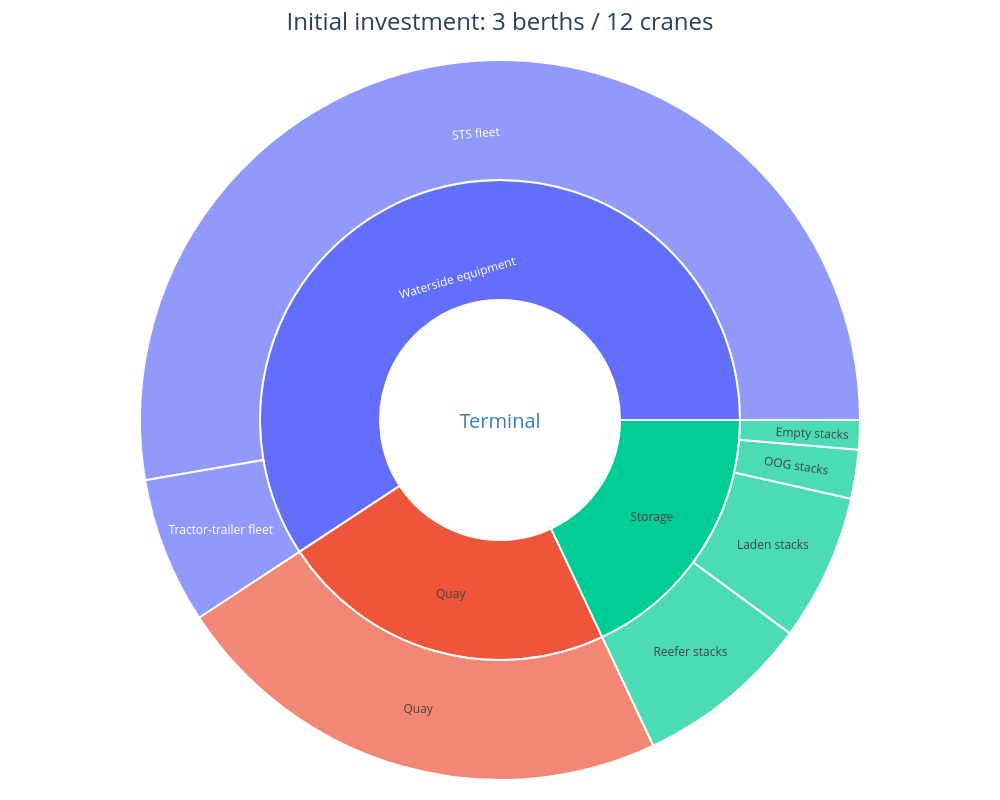

Notebook cell for this chart:
### Markdown cell above
### Initial investment breakdown

For `selected` (the wider-economic choice above), this sunburst shows **undiscounted initial CAPEX in USD**, grouped into quay, waterside equipment and storage. Replacement investments, operating costs and residual value are excluded. Fleet and stack values already include their quantities. Click a sector to explore its breakdown.

### Code cell
selected_inventory = inventories[selected]
asset_groups = {name: ('Quay' if name == 'Quay' else
                       'Storage' if row['type'] == 'Storage stack' else 'Waterside equipment')
                for name, row in selected_inventory.iterrows()}
investment_ids, investment_labels, investment_parents, investment_values = ['terminal'], ['Terminal'], [''], [selected_inventory['initial CAPEX USD'].sum()]
for group in dict.fromkeys(asset_groups.values()):
    members = [name for name, parent in asset_groups.items() if parent == group]
    investment_ids.append(f'group/{group}')
    investment_labels.append(group)
    investment_parents.append('terminal')
    investment_values.append(selected_inventory.loc[members, 'initial CAPEX USD'].sum())
    for name in members:
        investment_ids.append(f'asset/{name}')
        investment_labels.append(name)
        investment_parents.append(f'group/{group}')
        investment_values.append(selected_inventory.loc[name, 'initial CAPEX USD'])
investment_sunburst = opentesim.plot.create_sunburst_plot(
    investment_labels, investment_parents, investment_values,
    title=f'Initial investment: {selected[0]} berths / {selected[1]} cranes',
    hovertemplate='%{label}<br>USD %{value:,.0f}<br>%{percentRoot:.1%} of total<extra></extra>')
investment_sunburst.update_traces(ids=investment_ids)
investment_sunburst.show()

### Figure 1 — Plotly figure (JSON) as saved in the notebook; plotly's stock layout.template omitted (floating-point values rounded to 4 significant figures)
{"data": [{"branchvalues": "total", "hovertemplate": "%{label}<br>USD %{value:,.0f}<br>%{percentRoot:.1%} of total<extra></extra>", "ids": ["terminal", "group/Quay", "asset/Quay", "group/Waterside equipment", "asset/STS fleet", "asset/Tractor-trailer fleet", "group/Storage", "asset/Laden stacks", "asset/Reefer stacks", "asset/Empty stacks", "asset/OOG stacks"], "labels": ["Terminal", "Quay", "Quay", "Waterside equipment", "STS fleet", "Tractor-trailer fleet", "Storage", "Laden stacks", "Reefer stacks", "Empty stacks", "OOG stacks"], "marker": {"line": {"width": 2}}, "outsidetextfont": {"color": "#377eb8", "size": 20}, "parents": ["", "terminal", "group/Quay", "terminal", "group/Waterside equipment", "group/Waterside equipment", "terminal", "group/Storage", "group/Storage", "group/Storage", "group/Storage"], "type": "sunburst", "values": [227800000.0, 51830000.0, 51830000.0, 135000000.0, 120000000.0, 15000000.0, 41000000.0, 15000000.0, 18000000.0, 3000000.0, 5000000.0]}], "layout": {"height": 800, "margin": {"b": 20, "l": 20, "r": 20, "t": 60}, "title": {"font": {"size": 24}, "text": "Initial investment: 3 berths / 12 cranes", "x": 0.5}, "width": 1000}}
